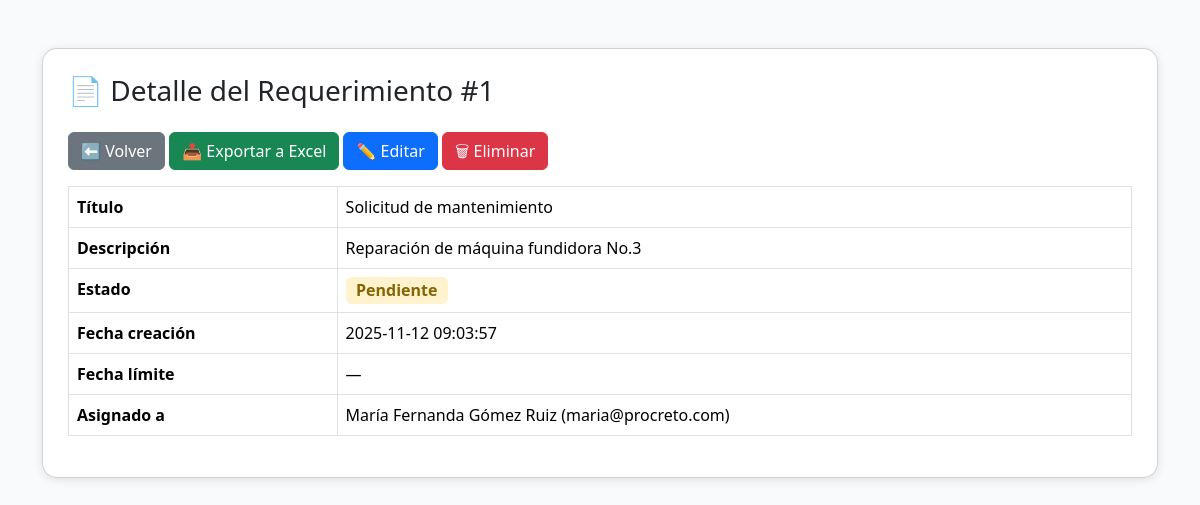
The page /app/screens/dashboard/sst/requerimientos/detalle.php?id=1 on the database its author committed.
### tables this page shows
CREATE TABLE `requerimiento` (
  `id_requerimiento` int(11) NOT NULL,
  `id_emisor_usuario` int(11) DEFAULT NULL,
  `id_receptor_usuario` int(11) DEFAULT NULL,
  `id_area` int(11) DEFAULT NULL,
  `titulo_requerimiento` varchar(150) DEFAULT NULL,
  `descripcion_requerimiento` text DEFAULT NULL,
  `tipo_requerimiento` varchar(100) DEFAULT NULL,
  `prioridad_requerimiento` enum('Alta','Media','Baja') DEFAULT NULL,
  `estado_requerimiento` enum('Pendiente','Completado','Cancelado') DEFAULT NULL,
  `fecha_creacion_requerimiento` datetime DEFAULT current_timestamp(),
  `fecha_fin_requerimiento` datetime DEFAULT NULL,
  `archivo_adjunto_requerimiento` varchar(255) DEFAULT NULL,
  `observaciones_requerimiento` text DEFAULT NULL
);

CREATE TABLE `usuario` (
  `id_usuario` int(11) NOT NULL,
  `tipo_documento_usuario` varchar(10) DEFAULT NULL,
  `numero_documento_usuario` varchar(20) DEFAULT NULL,
  `nombres_usuario` varchar(100) DEFAULT NULL,
  `primer_apellido_usuario` varchar(50) DEFAULT NULL,
  `segundo_apellido_usuario` varchar(50) DEFAULT NULL,
  `fecha_nacimiento_usuario` date DEFAULT NULL,
  `genero_usuario` enum('Masculino','Femenino','Otro') DEFAULT NULL,
  `telefono_usuario` varchar(20) DEFAULT NULL,
  `correo_usuario` varchar(100) DEFAULT NULL,
  `direccion_usuario` varchar(150) DEFAULT NULL,
  `ciudad_usuario` varchar(100) DEFAULT NULL,
  `estado_civil_usuario` varchar(50) DEFAULT NULL,
  `id_estado_usuario` int(11) DEFAULT NULL,
  `id_cargo` int(11) DEFAULT NULL,
  `id_area` int(11) DEFAULT NULL,
  `id_rol` int(11) DEFAULT NULL,
  `tipo_contrato_usuario` varchar(100) DEFAULT NULL,
  `fecha_ingreso_usuario` date DEFAULT NULL,
  `fecha_retiro_usuario` date DEFAULT NULL,
  `id_turno` int(11) DEFAULT NULL,
  `foto_usuario` varchar(255) DEFAULT NULL,
  `pensiones_usuario` varchar(100) DEFAULT NULL,
  `eps_usuario` varchar(100) DEFAULT NULL,
  `arl_usuario` varchar(100) DEFAULT NULL,
  `profesion_usuario` varchar(100) DEFAULT NULL,
  `nivel_estudio_usuario` varchar(100) DEFAULT NULL,
  `observaciones_usuario` text DEFAULT NULL
);

### app/screens/dashboard/sst/requerimientos/detalle.php (the view, shortened to what this page needs)
<?php
include_once __DIR__ . "/../../../../../config/conexion.php";
$id_requerimiento = intval($_GET['id']);
$sql = "SELECT
          rq.id_requerimiento,
          rq.titulo_requerimiento,
          rq.descripcion_requerimiento,
          rq.estado_requerimiento,
          rq.fecha_creacion_requerimiento,
          rq.fecha_fin_requerimiento,
          u.id_usuario,
          CONCAT(u.nombres_usuario,' ',u.primer_apellido_usuario,' ',u.segundo_apellido_usuario) AS nombre_usuario,
          u.correo_usuario
        FROM requerimiento rq
        INNER JOIN usuario u ON rq.id_receptor_usuario = u.id_usuario
        WHERE rq.id_requerimiento = ?";
$stmt = $conn->prepare($sql);
$stmt->bind_param("i", $id_requerimiento);
$stmt->execute();
$result = $stmt->get_result();
$req = $result->fetch_assoc();
?>
<!DOCTYPE html>
<html lang="es">
<head>
  <link href="https://cdn.jsdelivr.net/npm/bootstrap@5.3.2/dist/css/bootstrap.min.css" rel="stylesheet">
</head>
<body>
  <div class="container mt-5">
    <div class="card">
      <h3 class="mb-4">📄 Detalle del Requerimiento #<?= htmlspecialchars($req['id_requerimiento']) ?></h3>
      <div class="mb-3">
        <a href="ver.php?id_usuario=<?= $req['id_usuario'] ?>" class="btn btn-secondary">⬅️ Volver</a>
        <a href="?id=<?= $req['id_requerimiento'] ?>&export=excel" class="btn btn-success">📤 Exportar a Excel</a>
        <a href="editar.php?id=<?= $req['id_requerimiento'] ?>" class="btn btn-primary">✏️ Editar</a>
        <form method="POST" class="d-inline" onsubmit="return confirm('¿Seguro que deseas eliminar este requerimiento?');">
          <button type="submit" name="eliminar" class="btn btn-danger">🗑 Eliminar</button>
        </form>
      </div>
      <table class="table table-bordered">
        <tr>
          <th>Título</th>
          <td><?= htmlspecialchars($req['titulo_requerimiento']) ?></td>
        </tr>
        <tr>
          <th>Descripción</th>
          <td><?= nl2br(htmlspecialchars($req['descripcion_requerimiento'])) ?></td>
        </tr>
        <tr>
          <th>Estado</th>
          <td>
            <span class="badge
              <?= strtolower($req['estado_requerimiento']) === 'pendiente' ? 'estado-pendiente' : (strtolower($req['estado_requerimiento']) === 'completado' ? 'estado-completado' : 'estado-cancelado') ?>">
              <?= htmlspecialchars($req['estado_requerimiento']) ?>
            </span>
          </td>
        </tr>
        <tr>
          <th>Fecha creación</th>
          <td><?= htmlspecialchars($req['fecha_creacion_requerimiento']) ?></td>
        </tr>
        <tr>
          <th>Fecha límite</th>
          <td><?= htmlspecialchars($req['fecha_fin_requerimiento'] ?: '—') ?></td>
        </tr>
        <tr>
          <th>Asignado a</th>
          <td><?= htmlspecialchars($req['nombre_usuario']) ?> (<?= htmlspecialchars($req['correo_usuario']) ?>)</td>
        </tr>
      </table>
    </div>
  </div>
</body>
</html>

### app/screens/dashboard/sst/requerimientos/detalle.php (style rules this page uses)
body { background-color: #f8fafc; font-family: 'Segoe UI', sans-serif; }
.card { border-radius: 15px; box-shadow: 0 2px 10px rgba(0, 0, 0, 0.1); padding: 25px; }
.badge { font-size: 1rem; }
.estado-pendiente { background-color: #fff3cd; color: #856404; }

### rows shown on the page
requerimiento: id_requerimiento "1", titulo_requerimiento "Solicitud de mantenimiento", descripcion_requerimiento "Reparación de máquina fundidora No.3", estado_requerimiento "Pendiente", fecha_creacion_requerimiento "2025-11-12 09:03:57", fecha_fin_requerimiento "—", id_receptor_usuario.correo_usuario "maria@procreto.com"

### other values the page prints
$req['nombre_usuario'] "María Fernanda Gómez Ruiz"
